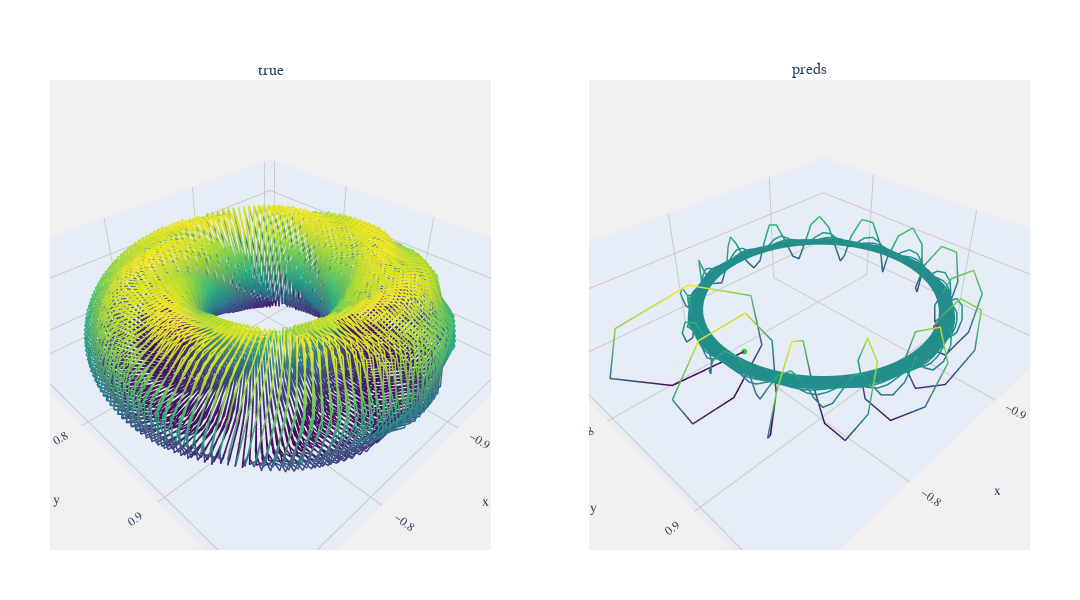

Here is the notebook cell this chart was saved with:
### Markdown cell above
## Other Parameters

### Code cell
select = 10
print(f"Parameters {select} {data[select]['parameters']}, RMSE = {data[select]['metrics']['RMSE']}")
viz.compare_plot(datasets=[data[select]['true_value'], data[select]['predictions']], titles=["true","preds"], figsize=(1080,600))

### Figure 1 — Plotly figure (JSON) as saved in the notebook; plotly's stock layout.template omitted (floating-point values rounded to 4 significant figures; data arrays with more than 128 entries replaced by an {"elided": "..."} marker saying what was removed)
{"data": [{"hoverinfo": "x+y+z", "line": {"color": {"elided": "2500 float values"}, "colorscale": [[0, "#440154"], [0.1111, "#482878"], [0.2222, "#3e4989"], [0.3333, "#31688e"], [0.4444, "#26828e"], [0.5556, "#1f9e89"], [0.6667, "#35b779"], [0.7778, "#6ece58"], [0.8889, "#b5de2b"], [1, "#fde725"]], "width": 3}, "mode": "lines", "name": "Dataset 1", "scene": "scene", "type": "scatter3d", "x": {"elided": "2500 float values"}, "y": {"elided": "2500 float values"}, "z": {"elided": "2500 float values"}}, {"hoverinfo": "none", "marker": {"color": "limegreen", "size": 2}, "mode": "markers", "name": "Start", "scene": "scene", "showlegend": false, "type": "scatter3d", "x": [-0.7898], "y": [0.8196], "z": [0.6946]}, {"hoverinfo": "none", "marker": {"color": "crimson", "size": 2}, "mode": "markers", "name": "End", "scene": "scene", "showlegend": false, "type": "scatter3d", "x": [-0.8364], "y": [0.9352], "z": [0.6861]}, {"hoverinfo": "x+y+z", "line": {"color": {"elided": "2500 float values"}, "colorscale": [[0, "#440154"], [0.1111, "#482878"], [0.2222, "#3e4989"], [0.3333, "#31688e"], [0.4444, "#26828e"], [0.5556, "#1f9e89"], [0.6667, "#35b779"], [0.7778, "#6ece58"], [0.8889, "#b5de2b"], [1, "#fde725"]], "width": 3}, "mode": "lines", "name": "Dataset 2", "scene": "scene2", "type": "scatter3d", "x": {"elided": "2500 float values"}, "y": {"elided": "2500 float values"}, "z": {"elided": "2500 float values"}}, {"hoverinfo": "none", "marker": {"color": "limegreen", "size": 2}, "mode": "markers", "name": "Start", "scene": "scene2", "showlegend": false, "type": "scatter3d", "x": [-0.8022], "y": [0.8174], "z": [0.6949]}, {"hoverinfo": "none", "marker": {"color": "crimson", "size": 2}, "mode": "markers", "name": "End", "scene": "scene2", "showlegend": false, "type": "scatter3d", "x": [-0.8832], "y": [0.9286], "z": [0.7336]}], "layout": {"annotations": [{"font": {"size": 16}, "showarrow": false, "text": "true", "x": 0.225, "xanchor": "center", "xref": "paper", "y": 1, "yanchor": "bottom", "yref": "paper"}, {"font": {"size": 16}, "showarrow": false, "text": "preds", "x": 0.775, "xanchor": "center", "xref": "paper", "y": 1, "yanchor": "bottom", "yref": "paper"}], "font": {"family": "Arial", "size": 12}, "height": 600, "margin": {"b": 50, "l": 50, "r": 50, "t": 80}, "paper_bgcolor": "white", "plot_bgcolor": "rgb(240, 240, 240)", "scene": {"aspectmode": "data", "bgcolor": "rgb(240, 240, 240)", "domain": {"x": [0, 0.45], "y": [0, 1]}, "xaxis": {"gridcolor": "rgb(200, 200, 200)", "showbackground": true}, "yaxis": {"gridcolor": "rgb(200, 200, 200)", "showbackground": true}, "zaxis": {"gridcolor": "rgb(200, 200, 200)", "showbackground": true}}, "scene2": {"aspectmode": "data", "bgcolor": "rgb(240, 240, 240)", "domain": {"x": [0.55, 1], "y": [0, 1]}, "xaxis": {"gridcolor": "rgb(200, 200, 200)", "showbackground": true}, "yaxis": {"gridcolor": "rgb(200, 200, 200)", "showbackground": true}, "zaxis": {"gridcolor": "rgb(200, 200, 200)", "showbackground": true}}, "showlegend": false, "width": 1080}}
